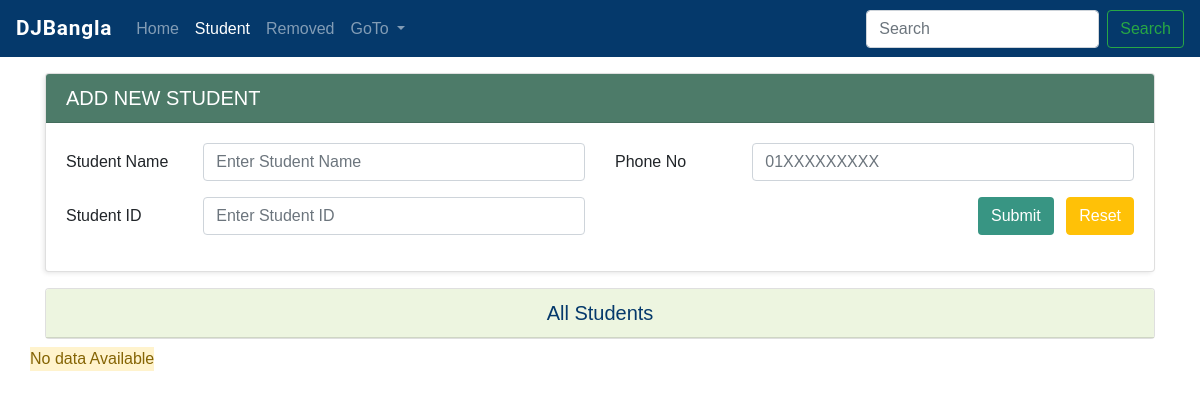
Page /crudsearch/student/ on the earlier database version.
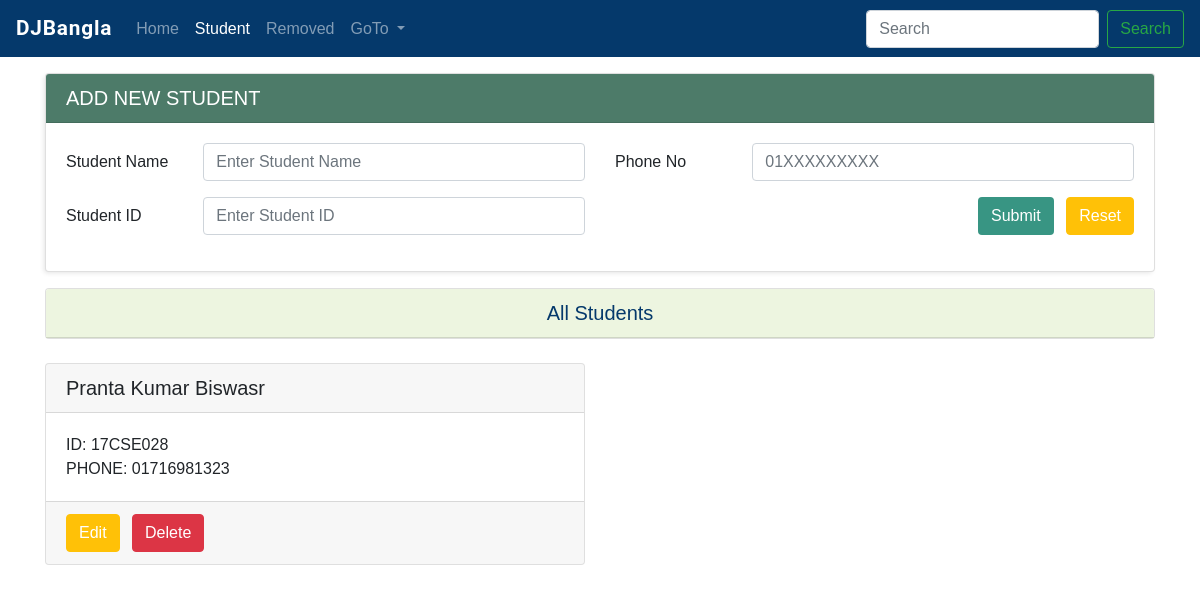
Same page on the later database version.
### crudsearch/models.py (models this page shows, shortened)
class Student(models.Model):
    name = models.CharField( max_length=50)
    student_id = models.CharField(max_length=50, unique = True)
    phone = models.CharField(max_length=50)

### crudsearch/views.py (the view)
# urls.py: path('student/',views.crudsearch_student, name="crudsearch_student"),
def crudsearch_student(request):
    student = Student.objects.all()
    stu_paginator = Paginator(student, 6)
    stu_page = request.GET.get('stu_page')
    try:
        student = stu_paginator.page(stu_page)
    except PageNotAnInteger:
        student = stu_paginator.page(1)
    except EmptyPage:
        student = stu_paginator.page(stu_paginator.num_pages)
    if request.method == 'POST':
        myform = StudentRegistration(request.POST)
        if myform.is_valid():
            name = myform.cleaned_data['name']
            student_id = myform.cleaned_data['student_id']
            phone = myform.cleaned_data['phone']
            register = Student(name = name, student_id = student_id, phone = phone)
            register.save()
            messages.success(request, 'Student Added successfully')
            return HttpResponseRedirect('/crudsearch/student/')
    else:
        myform = StudentRegistration()
    diction = {'myform':myform, 'student':student}
    return render(request, 'crudsearch/student.html', context = diction)

### crudsearch/forms.py (shortened to what this page needs)
class StudentRegistration(forms.ModelForm):
    class Meta:
        model = Student
        fields = ['name', 'student_id', 'phone']

### templates/crudsearch/student.html (shortened to what this page needs)
{% extends 'crudsearch/base.html' %}
{% block extracsscdn %}
<link href="https://cdn.jsdelivr.net/npm/select2@4.1.0-beta.1/dist/css/select2.min.css" rel="stylesheet" />
{% endblock extracsscdn %}
{% block studentactive %}
    active
{% endblock studentactive %}
{% block body %}
<div class="container pt-3">
    <div class="card mycard">
        <div class="card-header mycardheader">
            <h5>ADD NEW STUDENT</h5>
        </div>
        <form method="POST">
        <div class="card-body">
            <div class="row">
                <div class="col-md-6 col-sm-12">
                    <div class="form-group row">
                        <label class="col-sm-12 col-md-3 col-form-label">Student Name</label>
                        <div class="col-sm-12 col-md-9">
                            <input type="text" class="form-control" name="name" placeholder="Enter Student Name" required>
                        </div>
                    </div>
                    <div class="form-group row">
                        <label class="col-sm-12 col-md-3 col-form-label">Student ID</label>
                        <div class="col-sm-12 col-md-9">
                            <input type="text" class="form-control" name="student_id" placeholder="Enter Student ID" required>
                        </div>
                    </div>
                </div>
                <div class="col-md-6 col-sm-12">
                    <div class="form-group row">
                        <label class="col-sm-12 col-md-3 col-form-label">Phone No</label>
                        <div class="col-sm-12 col-md-9">
                          <input type="text" class="form-control" name="phone" placeholder="01XXXXXXXXX" required>
                        </div>
                    </div>
                    <div class="form-group row">
                        <label class="col-sm-12 col-md-3 col-form-label"></label>
                        <div class="col-sm-12 col-md-9 text-right">
                           <button class="btn mybtn">Submit</button>
                            <span><input type="reset" class="btn btn-warning text-white ml-2" value="Reset"> </span>
                        </div>
                    </div>
                </div>
            </div>
            </div>
    </form>
    </div>
    <div class="row">
        <div class="col-md-12 col-sm-12">
            <div class="card mt-3 mb-2">
                <div class="card-header mycardheader1">
                    <h5 class="text-center">All Students</h5>
                </div>
            </div>
        </div>
    </div>
<div class="row">
    {% if student %}
            {% for student in student %}
            <div class="col-md-6 col-sm-6 mt-3">
            <div class="card ">
                <div class="card-header">
                    <h5>{{student.name}}</h5>
                </div>
                <div class="card-body">
                    ID: {{student.student_id}}
                    <br>
                    PHONE: {{ student.phone }}
                </div>
                <div class="card-footer">
                    <a href="{% url 'crudsearch_student_edit' student.id %}" class="btn btn-warning text-white">Edit</a>
                    <span>
                        <form action="{% url 'crudsearch_delete_student' student.id %}" method="POST" class="d-inline">
                            <button class="btn btn-danger ml-2">Delete</button>
                        </form>
                    </span>
                </div>
            </div>
        </div>
            {% endfor %}
        {% else %}
            <alert class="alert-warning">No data Available</alert>
        {% endif %}
    </div>
    <br><br>
        <br><br>
        <br><br>
{% endblock body %}

Differences in the rows shown:
added Student: name "Pranta Kumar Biswasr", student_id "17CSE028", phone "01716981323"
Other differences:
text no longer shown: "No data Available"
